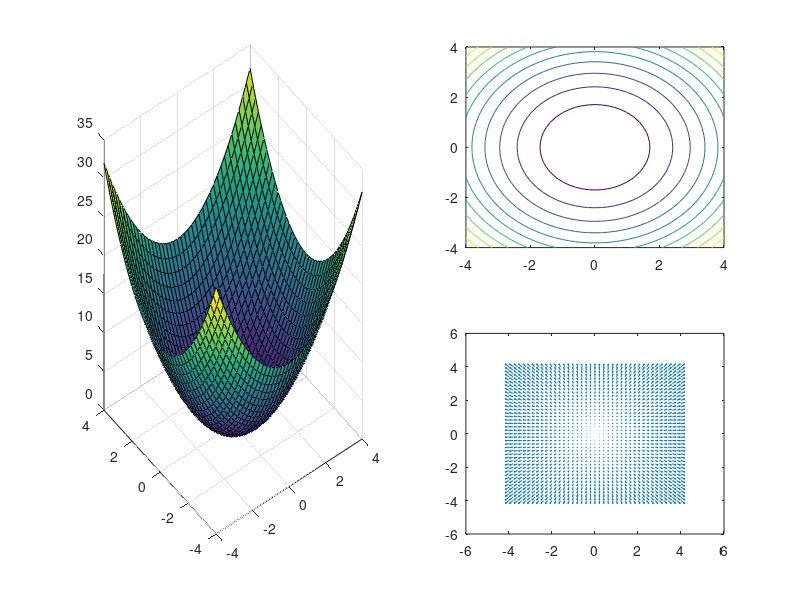

Recreate this plot in MATLAB.

axis([-4 4 -4 4]);
[X,Y]=meshgrid(-4:.2:4,-4:.2:4);
Z=(X.^2 +Y.^2);
[DX,DY]=gradient(Z,.2,.2);
axis([-2 2 -2 2])
subplot(1,2,1), surf(X,Y,Z)
subplot(2,2,2), contour(X,Y,Z,10)
subplot(2,2,4), quiver(X,Y,DX,DY)